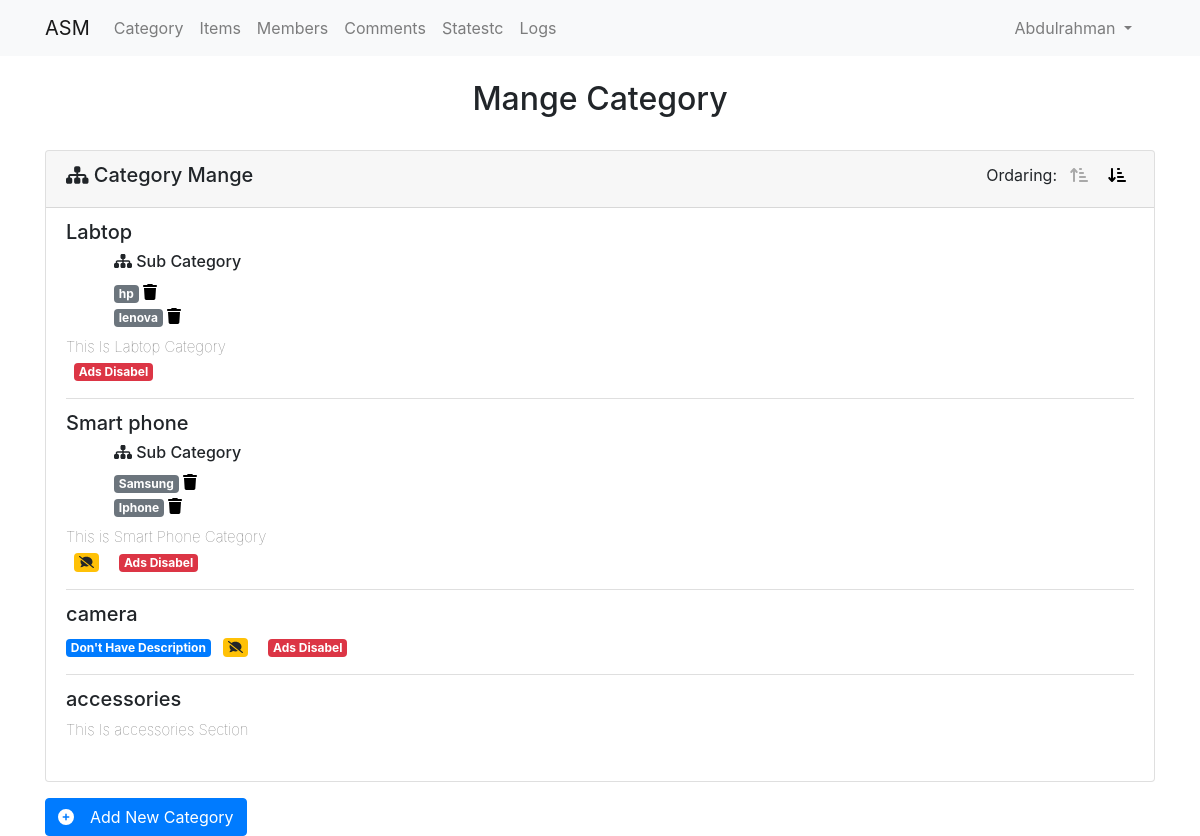
The app's page /dashbord/category.php (signed in) with its own data.
### tables this page shows
CREATE TABLE `categorys` (
  `ID` int(11) NOT NULL,
  `cat_name` varchar(255) NOT NULL,
  `cat_desc` text NOT NULL,
  `parent` int(11) NOT NULL,
  `ordering` int(11) DEFAULT NULL,
  `cat_visibilty` tinyint(4) NOT NULL DEFAULT 0,
  `allow_comments` tinyint(4) NOT NULL DEFAULT 0,
  `allow_ads` tinyint(4) NOT NULL DEFAULT 0
);

### dashbord/inc/functions/functions.php (called while the page is built, shortened)
<?php
function getAll($select,$tabel,$where = NULL, $and, $orderBy, $order = 'DESC'){
    global $con;
    $stmtAll = $con->prepare("SELECT $select FROM $tabel $where $and ORDER BY $orderBy $order");
    $stmtAll->execute();
    $all = $stmtAll->fetchAll();
    return $all;
   }
?>

### dashbord/category.php (the view, shortened to what this page needs)
<?php
if(isset($_SESSION['username'])){
   include 'init.php';
$page = isset($_GET['page']) ? $_GET['page'] : 'Mange';
    if ($page == 'Mange') {
        $sort = "ASC";
        $cats = getAll("*","categorys","where parent = 0","","ordering",$sort);
        ?>
       <section class="category-mange">
           <div class="container">
           <h2 class='text-center py-4'>Mange Category</h2>
            <div class="card">
            <div class="card-header">
                <h5 class='float-left'><i class="fas fa-sitemap"></i> Category Mange</h5>
                <div class="float-right ordering">Ordaring:
                    <a href="?sort=ASC" class='mx-2 <?php if($sort=='ASC'){echo 'active';} ?>'><i class="fas fa-sort-amount-up-alt"></i></a>
                    <a href="?sort=DESC" class='mx-2 <?php if($sort=='DESC'){echo 'active';} ?>'><i class="fas fa-sort-amount-down-alt"></i></a>
                </div>
            </div>
            <?php if(!empty($cats)): ?>
                <div class="card-body py-0">
                <ul class="list-group list-group-flush">
                <?php
                foreach($cats as $cat):
                ?>
                    <li class="list-group-item px-0 overflow-hidden">
                    <h5 class="cat-name"><?php echo $cat['cat_name']; ?></h5>
                    <ul class=' list-unstyled ml-5 mb-2'>
                        <?php
                            $subCategorys = getAll("*","categorys","where parent = {$cat['ID']}","","ID");
                            if(!empty($subCategorys)):
                        ?>
                        <h6 class='mt-2 p-0'><i class="fas fa-sitemap"></i> Sub Category</h6>
                        <?php foreach($subCategorys as $subCat):?>
                            <li>
                            <a href='category.php?page=Edit&catID=<?php echo $subCat["ID"];?>' class='badge badge-secondary'>
                            <?php echo $subCat['cat_name']; ?>
                            </a>
                            <a href='category.php?page=Delete&catID=<?php echo $subCat["ID"]; ?>'><i class="fas fa-trash"></i></a>
                            </li>
                        <?php endforeach; endif;?>
                    </ul>
                    <?php if($cat['cat_desc'] == ''): ?>
                    <span class='badge badge-primary'>Don't Have Description</span>
                    <?php else: ?>
                    <p class='m-0'> <?php echo $cat['cat_desc'];?> </p>
                    <?php endif; ?>
                    <?php if($cat['allow_comments'] == 1): ?>
                    <span class='badge badge-warning mx-2'><i class="fas fa-comment-slash"></i></span>
                    <?php endif; ?>
                    <?php if($cat['allow_ads'] == 1): ?>
                    <span class='badge badge-danger mx-2'>Ads Disabel</span>
                    <?php endif; ?>
                    </li>
                <?php endforeach; ?>
                </ul>
                </div>
            <?php else: alert('No Categorys');?>
            <a class='btn btn-primary mt-3' href="category.php?page=Add">
            <i class="fas fa-plus-circle mr-3"></i>Add New Category
            </a>
             <?php endif;?>
            </div>
            <a class='btn btn-primary mt-3' href="category.php?page=Add">
            <i class="fas fa-plus-circle mr-3"></i>Add New Category
            </a>
           </div>
       </section>
    <?php
    }
  include $tpl . 'footer.php';
}else{
   header('Location: index.php');
   exit();
}

### dashbord/layout/css/style.css (style rules this page uses)
* { box-sizing: border-box; }
body { margin: 0; padding: 0; }
section { position: relative; }
a { color: #000; }
.category-mange .card-header .ordering .active { color:darkgrey; font-weight: bold; }
.category-mange ul li p { color: #717171; font-weight: 100; font-size: 15px; }

### records on screen
categorys: cat_name "Labtop", cat_desc "This Is Labtop Category", allow_ads "Ads Disabel"
categorys: cat_name "hp"
categorys: cat_name "lenova"
categorys: cat_name "Smart phone", cat_desc "This is Smart Phone Category", allow_comments 1 (drawn), allow_ads "Ads Disabel"
categorys: cat_name "Samsung"
categorys: cat_name "Iphone"
categorys: cat_name "camera", cat_desc "Don't Have Description", allow_comments 1 (drawn), allow_ads "Ads Disabel"
categorys: cat_name "accessories", cat_desc "This Is accessories Section"
